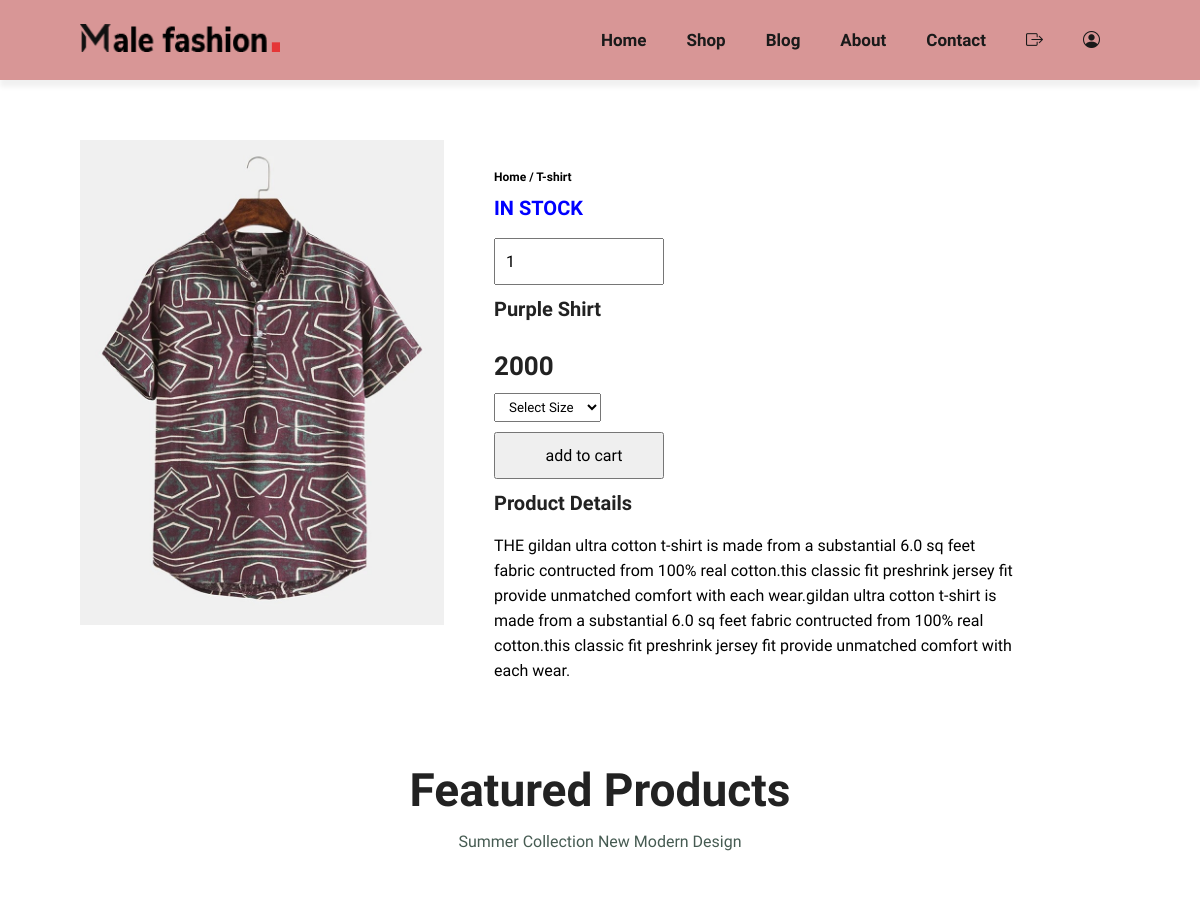
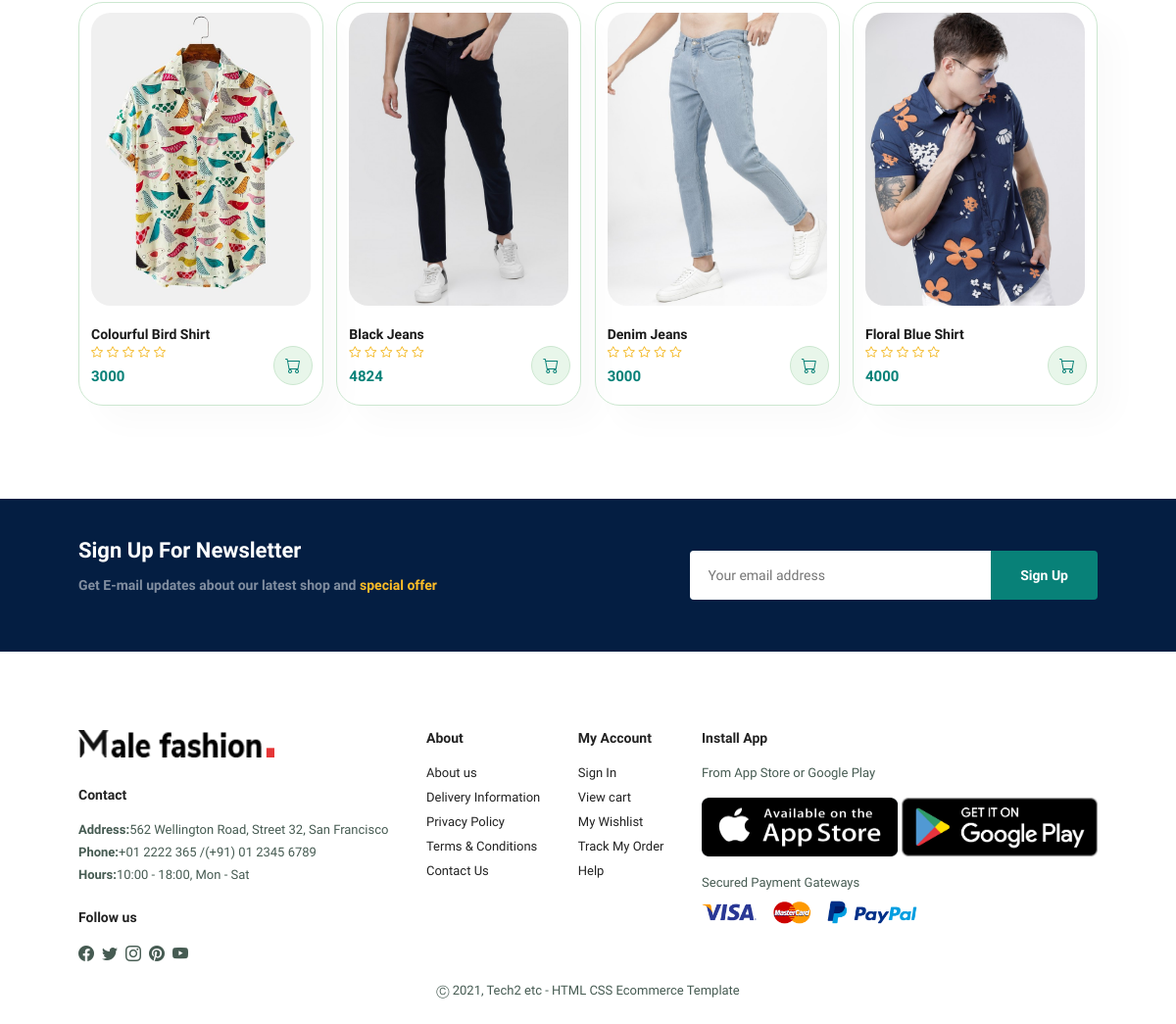
The app's page /sproduct.php?id=4 with its own data (2 pictures, top to bottom).
### tables this page shows
CREATE TABLE `products` (
  `id` int(100) NOT NULL,
  `name` varchar(100) NOT NULL,
  `price` varchar(100) NOT NULL,
  `desc` varchar(100) NOT NULL,
  `image` varchar(100) NOT NULL,
  `pro_qty` int(11) NOT NULL
);

### sproduct.php (the view, shortened to what this page needs)
<?php
include 'connection.php';
$id = '';
if (isset($_GET['id'])) {
    $id = $_GET['id'];
}
?>
<!DOCTYPE html>
<html lang="en">
<head>
    <link rel="stylesheet" href="css/style.css">
    <link rel="stylesheet" href="https://cdn.jsdelivr.net/npm/bootstrap-icons@1.8.3/font/bootstrap-icons.css">
</head>
<body>
    <?php
    include "header.php";
    ?>
    <section id="prodetails" class="section-p1">
        <?php
        $sql = "SELECT * FROM products
            WHERE id = $id;";
        $result = $conn->query($sql);
        if ($result->num_rows > 0) {
            while ($row = $result->fetch_assoc()) {
        ?>
                <div class="single-pro-image">
                    <img src="images/home-product/<?php echo $row['image'] ?>" width="100%" id="MainImg" alt="">
                </div>
                <div class="single-pro-details">
                    <h6>Home / T-shirt</h6>
                    <?php
                    if ($row['pro_qty']==0) {
                        echo '<h4 style="color:red ;">OUT OF STOCK</h4>';
                    }
                    else {
                        echo '<h4 style="color:blue ;">IN STOCK</h4>';
                        echo '<input type="number" value="1" min="1" max= "'.$row['pro_qty'].'">';
                    }
                    ?>
                    <h4><?php echo $row['name'] ?></h4>
                    <h2><?php echo $row['price'] ?></h2>
                    <select>
                        <option value="">Select Size</option>
                    </select>
                    <form action="cart.php" method="post">
                            <input type="submit" value="add to cart" name="add_to_cart" class="normal">
                        </form>
                    <h4>Product Details</h4>
                    <span>THE gildan ultra cotton t-shirt is made from a substantial 6.0 sq feet fabric contructed from 100%
                        real cotton.this classic fit preshrink jersey fit
                        provide unmatched comfort with each wear.gildan ultra cotton t-shirt is made from a substantial 6.0 sq feet fabric contructed from 100%
                        real cotton.this classic fit preshrink jersey fit
                        provide unmatched comfort with each wear.
                    </span>
                </div>
        <?php
            }
        } else {
            echo "count 0";
        }
        ?>
    </section>
    <section id="product1" class="section-p1">
        <h2>Featured Products</h2>
        <p>Summer Collection New Modern Design</p>
        <div class="pro-container">
            <?php
            $sql = "SELECT * FROM products
            WHERE id between 5 and 8";
            $query = mysqli_query($conn, $sql);
            if (mysqli_num_rows($query) > 0) {
                while ($row = mysqli_fetch_array($query)) {
            ?>
                    <div class="pro">
                        <img src="images/home-product/<?php echo $row['image'] ?>" alt="">
                        <div class="des">
                            <h5><?php echo $row['name'] ?></h5>
                            <div class="star">
                                <i class="bi bi-star"></i>
                                <i class="bi bi-star"></i>
                                <i class="bi bi-star"></i>
                                <i class="bi bi-star"></i>
                                <i class="bi bi-star"></i>
                            </div>
                            <h4><?php echo $row['price'] ?></h4>
                        </div>
                        <a href="#"><i class="bi bi-cart"></i></a>
                    </div>
            <?php
                }
            } else {
                echo "count 0";
            }
            ?>
        </div>
    </section>
    <section id="newsletter" class="section-p1 section-m1">
        <div class="newstext">
            <h4>Sign Up For Newsletter</h4>
            <p>Get E-mail updates about our latest shop and <span>special offer</span></p>
        </div>
        <div class="form">
            <input type="text" placeholder="Your email address">
            <button class="normal">Sign Up</button>
        </div>
    </section>
    <?php
    include "footer.php";
    ?>
</body>
</html>

### css/style.css (style rules this page uses)
* { padding: 0px; margin: 0px; box-sizing: border-box; font-family: 'Spartan', sans-serif; }
h2 { font-size: 46px; line-height: 54px; color: #222; }
h4 { font-size: 20px; color: #222; }
h6 { font-weight: 700; font-size: 12px; }
p { font-size: 16px; color: #465b52; margin: 15px 0 20px 0; }
.section-p1 { padding: 40px 80px; }
.section-m1 { margin: 40px 0; }
button.normal { font-size: 14px; font-weight: 600; padding: 15px 30px; color: #000; background-color: #fff; border-radius: 4px; cursor: pointer; border: none; outline: none; transition: 0.2s; }
body { width: 100%; }
#product1 { text-align: center; }
#product1 .pro { width: 23%; min-width: 250px; padding: 10px 12px; border: 1px solid #cce7d0; border-radius: 25px; cursor: pointer; box-shadow: 20px 20px 30px rgba(0, 0, 0, 0.02); margin: 15px 0; transition: 0.2s ease; position: relative; }
#product1 .pro img { width: 100%; border-radius: 20px; }
#product1 .pro .des { text-align: start; padding: 10px 0; }
#product1 .pro .des h5 { padding-top: 7px; color: #1a1a1a; font-size: 14px; }
#product1 .pro .des i { font-size: 12px; color: rgba(243, 181, 25); }
#product1 .pro .des h4 { color: #088178; font-size: 15px; font-weight: 700; padding-top: 7px; }
#product1 .pro .bi-cart { color: #088178; width: 40px; height: 40px; line-height: 40px; border-radius: 50px; background-color: #e8f6ea; font-weight: 500; border: 1px solid #cce7d0; position: absolute; bottom: 20px; right: 10px; }
#product1 .pro-container { display: flex; justify-content: space-between; padding-top: 20px; flex-wrap: wrap; }
#newsletter { display: flex; justify-content: space-between; flex-wrap: wrap; align-items: center; background-repeat: no-repeat; background-position: 20% 30%; background-color: #041e42; }
#newsletter h4 { color: #fff; font-weight: 700; font-size: 22px; }
#newsletter p { color: #818ea0; font-weight: 600; font-size: 14px; }
#newsletter p span { color: #ffbd27; }
#newsletter .form { width: 40%; display: flex; }
#newsletter input { height: 3.125rem; padding: 0 1.25em; font-size: 14px; width: 100%; border: 1px solid transparent; border-radius: 4px; outline: none; border-top-right-radius: 0; border-bottom-right-radius: 0; }
#newsletter button { background-color: #088178; color: #fff; white-space: nowrap; border-top-left-radius: 0; border-bottom-left-radius: 0; }
#prodetails { display: flex; margin-top: 20px; }
#prodetails .single-pro-image { width: 35%; margin-right: 50px; }
#prodetails .single-pro-details { width: 50%; padding-top: 30px; }
#prodetails .single-pro-details h4 { padding: 12px 0 18px 0; }
#prodetails .single-pro-details h2 { font-size: 26px; }
#prodetails .single-pro-details select { display: block; padding: 5px 10px; margin-bottom: 10px; }
#prodetails .single-pro-details input { width:170px; height: 47px; padding-left: 10px; font-size: 16px; margin-right: 10px; cursor: pointer; }
#prodetails .single-pro-details span { line-height: 25px; }

### records on screen
products: image (picture), name "Purple Shirt", price "2000"
products: image (picture), name "Colourful Bird Shirt", price "3000"
products: image (picture), name "Black Jeans", price "4824"
products: image (picture), name "Denim Jeans", price "3000"
products: image (picture), name "Floral Blue Shirt", price "4000"
